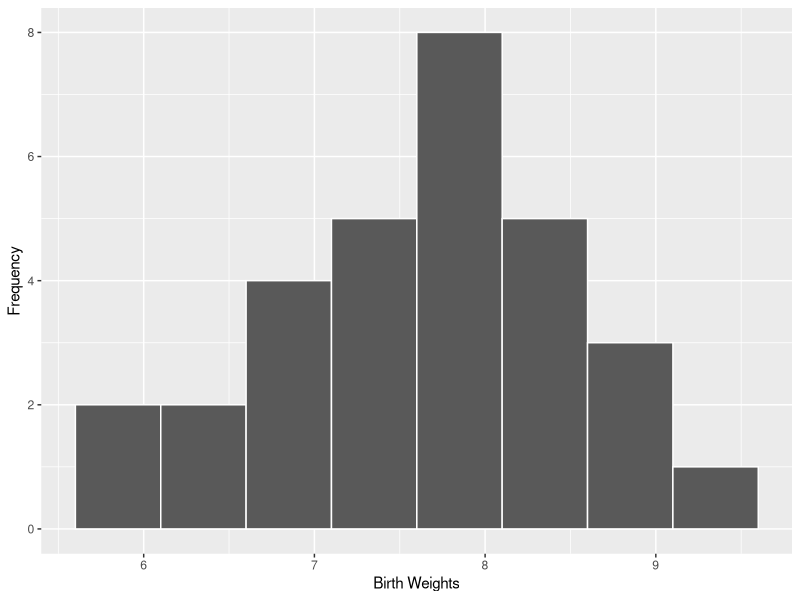

The R script that drew this image: (Note: this script raises an error after producing the figure.)
## ---- chunk 1
#| include: false
sapply(list.files(here::here('R'), full.names = T), source)
## ---- chunk 2
#| label: tbl-1-9
#| tbl-cap: Birthweights of 30 Full-Term Newborn Babies

tbl_1_9 <- c(7.2, 7.8, 6.8, 6.2, 8.2, 8, 8.2, 5.6, 8.6, 7.1, 8.2, 7.7, 
    7.5, 7.2, 7.7, 5.8, 6.8, 6.8, 8.5, 7.5, 6.1, 7.9, 9.4, 9, 7.8, 
    8.5, 9, 7.7, 6.7, 7.7) |> 
    matrix(ncol = 5,
    byrow = TRUE)

knitr::kable(tbl_1_9,  col.names = NA)
## ---- chunk 3
#| label: tbl-1-10
#| tbl-cap: Choosing the number of classes 
tibble::tibble(
    `25` = 6, 
    `50` = 7,
    `100` = 8,
    `200` = 9,
    `500` = 10
) |> 
knitr::kable()
## ---- chunk 4
data_freq <- cut(tbl_1_9, seq(5.6, by = .5, length.out = 9), right = FALSE) |> 
    table()  |> 
    as.data.frame() |> 
    tibble::as_tibble()

colnames(data_freq)[1] <- "Class Boundaries"

data_freq[,1] |> 
    knitr::kable(align = "c")

## ---- chunk 5
data_freq |> 
    transform(
        `Relative Frequency` = glue::glue("{Freq}/30")
    ) |> 
    knitr::kable(align = 'r')
## ---- chunk 6
library(ggplot2)
ggplot(mapping = aes(as.vector(tbl_1_9))) + 
    geom_histogram(
            breaks = seq(5.6, by = .5, length.out = 9),     closed = "left",
            color = "white") +
    labs(x = "Birth Weights", 
         y = "Frequency")
## ---- chunk 7

data_freq |> 
   transform(breaks = seq(5.6, by = .5, length.out = 8),
                 `Relative Frequency` = Freq/sum(Freq))   |> 
ggplot(mapping = aes(x= breaks, y = Relative.Frequency)) + 
    geom_bar(stat = "identity",
            color = "white", just = 0, width = .5) +
            labs(x = "Birth Weights", 
         y = "Relative Frequency")
## ---- chunk 8
#| label: tbl-1-12
#| tbl-cap: Number of Visits in Typical Week for 25 Customers

tbl_1_12<- c(6,7,1,5,6,4,6,4,6,8,6,5,6,3,4,5,5,5,7,6,3,5,7,5,5) |> 
    matrix(ncol = 5,
    byrow = TRUE)

knitr::kable(tbl_1_12,  col.names = NA)
## ---- chunk 9
data_freq <- cut(tbl_1_12, seq(0.5, by = 1, length.out = 9), right = FALSE) |> 
    table()  |> 
    as.data.frame() |> 
    tibble::as_tibble()

colnames(data_freq)[1] <- "Class Boundaries"


data_freq |> 
    transform(
        `Relative Frequency` = Freq/length(tbl_1_12)
    ) |> 
    knitr::kable(align = 'r')
## ---- chunk 10

ggplot(mapping = aes(as.vector(tbl_1_12))) + 
    geom_histogram(
            aes(y = after_stat(density)),
            breaks = seq(0.5, by = 1, length.out = 9),     closed = "left",
            color = "white") +
            labs(x = "Visits", 
         y = "Relative Frequency")
